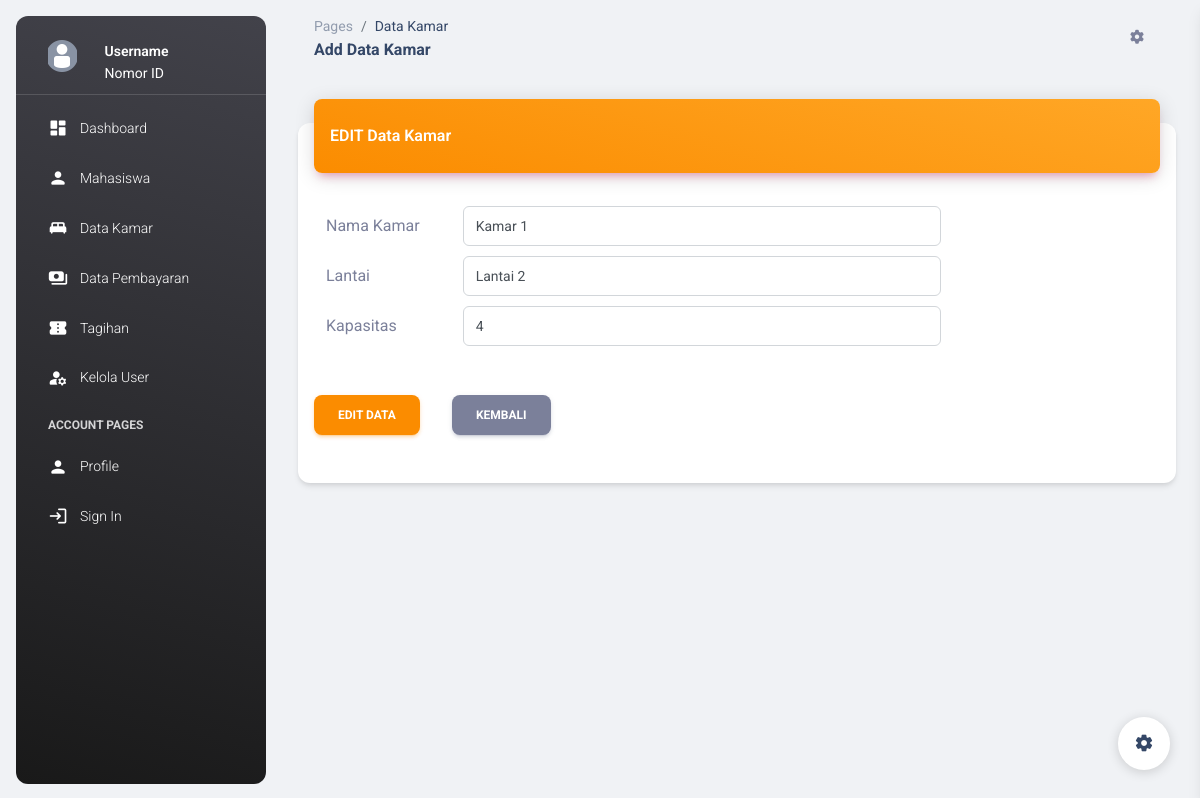
Page /edit_kamar.php?id=1 on the committed database.
### tables this page shows
CREATE TABLE `kamar` (
  `id_kamar` int(11) NOT NULL,
  `nama_kamar` varchar(50) DEFAULT NULL,
  `lantai` varchar(11) DEFAULT NULL,
  `kapasitas` int(11) DEFAULT NULL,
  `full` varchar(15) DEFAULT 'false'
);

### edit_kamar.php (the view, shortened to what this page needs)
<?php include 'proses/koneksi.php'; ?>
<!DOCTYPE html>
<html lang="en">
<head>
  <link href="./assets/css/nucleo-icons.css" rel="stylesheet" />
  <link href="./assets/css/nucleo-svg.css" rel="stylesheet" />
  <link id="pagestyle" href="./assets/css/material-dashboard.css?v=3.0.0" rel="stylesheet" />
</head>
<body class="g-sidenav-show bg-gray-200">
  <?php include 'sidebar.php'; ?>
  <main class="main-content position-relative max-height-vh-100 h-100 border-radius-lg">
    <nav class="navbar navbar-main navbar-expand-lg px-0 mx-4 shadow-none border-radius-xl" id="navbarBlur"
      navbar-scroll="true">
      <div class="container-fluid py-1 px-3">
        <nav aria-label="breadcrumb">
          <ol class="breadcrumb bg-transparent mb-0 pb-0 pt-1 px-0 me-sm-6 me-5">
            <li class="breadcrumb-item text-sm"><a class="opacity-5 text-dark" href="javascript:;">Pages</a></li>
            <li class="breadcrumb-item text-sm text-dark active" aria-current="page">Data Kamar</li>
          </ol>
          <h6 class="font-weight-bolder mb-0">Add Data Kamar</h6>
        </nav>
        <ul class="navbar-nav justify-content-end">
          <li class="nav-item px-3 d-flex align-items-center">
            <a href="javascript:;" class="nav-link text-body p-0">
              <i class="fa fa-cog fixed-plugin-button-nav cursor-pointer"></i>
            </a>
          </li>
        </ul>
      </div>
    </nav>
    <div class="container-fluid py-4">
      <div class="row">
        <div class="col-12">
          <div class="card my-4">
            <div class="card-header p-0 position-relative mt-n4 mx-3 z-index-2">
              <div class="bg-gradient-warning shadow-primary border-radius-lg pt-4 pb-3">
                <div class="d-flex justify-content-between">
                  <h6 class="text-white text-capitalize ps-3">EDIT Data Kamar</h6>
                </div>
              </div>
            </div>
            <?php
            $id = $_GET['id'];
            $kueri = mysqli_query($conn, "SELECT * FROM kamar WHERE id_kamar = $id");
            $row = mysqli_fetch_array($kueri);
            ?>
            <div class="card-body px-0 pb-3 col-md-9">
              <form action="proses/edit_kamar.php" method="GET">
                <div class="ms-md-auto pe-md-3 d-flex align-items-center my-2">
                  <label for="" class="col-form-label ps-4 col-sm-3">Nama Kamar</label>
                  <div class="input-group input-group-outline">
                    <input type="text" name="nama" value="<?php echo $row['nama_kamar'] ?>" class="form-control"
                      onfocus="focused(this)" onfocusout="defocused(this)">
                  </div>
                </div>
                <div class="ms-md-auto pe-md-3 d-flex align-items-center my-2">
                  <label for="" class="col-form-label ps-4 col-sm-3">Lantai</label>
                  <div class="input-group input-group-outline">
                    <select name="lantai" id="" class="form-control">
                      <option selected value="<?php echo $row['lantai'] ?>">
                        <?php echo $row['lantai'] ?>
                      </option>
                    </select>
                  </div>
                </div>
                <div class="ms-md-auto pe-md-3 d-flex align-items-center my-2">
                  <label for="" class="col-form-label ps-4 col-sm-3">Kapasitas</label>
                  <div class="input-group input-group-outline">
                    <input type="number" value="<?php echo $row['kapasitas'] ?>" min="<?php echo $row['kapasitas'] ?>"
                      name="kapasitas" class="form-control" placeholder="Kapasitas / orang..." onfocus="focused(this)"
                      onfocusout="defocused(this)">
                  </div>
                </div>
                <div class="m-3 mt-5 d-flex">
                  <input type="submit" value="EDIT DATA" class="btn btn-warning">
                  <a href="dt_kamar.php?x=kamar" class="btn btn-secondary">KEMBALI</a>
                </div>
              </form>
            </div>
          </div>
        </div>
      </div>
    </div>
  </main>
  <div class="fixed-plugin">
    <a class="fixed-plugin-button text-dark position-fixed px-3 py-2">
      <i class="material-icons py-2">settings</i>
    </a>
  </div>
</body>
</html>

### rows in the picture
kamar: nama "Kamar 1", lantai "Lantai 2", kapasitas "4"
